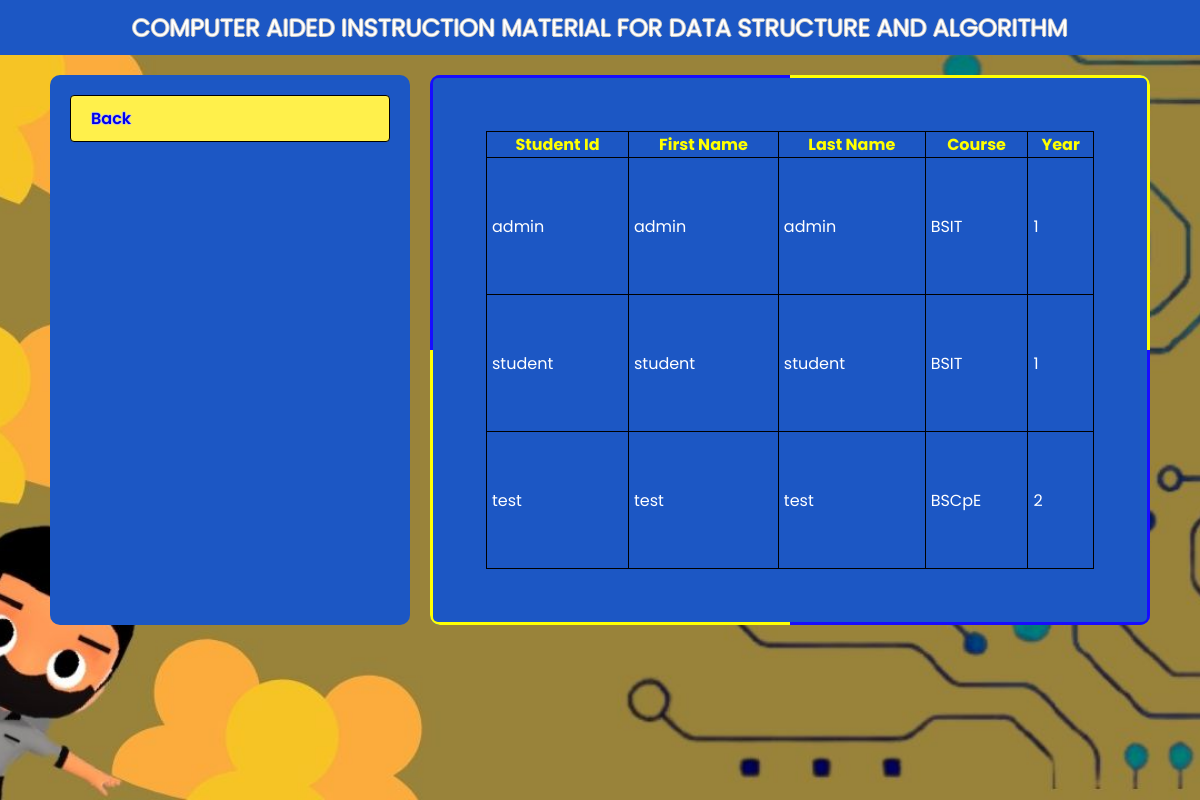
/login-data (signed in), run on the app's committed database.
### tables this page shows
CREATE TABLE `user` (
  `student_number` varchar(30) NOT NULL,
  `role` varchar(30) NOT NULL,
  `username` varchar(30) NOT NULL,
  `password` varchar(30) NOT NULL,
  `email` varchar(30) NOT NULL,
  `first_name` varchar(30) NOT NULL,
  `middle_name` varchar(30) NOT NULL,
  `last_name` varchar(30) NOT NULL,
  `gender` varchar(30) NOT NULL,
  `course_id` varchar(30) NOT NULL,
  `year` int(11) NOT NULL,
  `birthdate` date NOT NULL,
  `profile` varchar(100) DEFAULT NULL
);

### db/UserDb.php (called while the page is built, shortened)
<?php
require_once 'autoload.php';
class UserDb
{
    public static function getUsers()
    {
        $conn = Database::open();
        $stmt = $conn->prepare("SELECT * FROM user");
        $stmt->execute();
        $users = array();
        $result = $stmt->get_result();
        while ($data = $result->fetch_assoc()) {
            $user = new User(
                $data["student_number"],
                $data["username"],
                $data["password"],
                $data["email"],
                $data["first_name"],
                $data["middle_name"],
                $data["last_name"],
                $data["gender"],
                $data["course_id"],
                $data["year"],
                $data["birthdate"]
            );
            $user->setRole($data['role']);
            $user->setProfile($data['profile']);;
            array_push($users, $user);
        }
        return $users;
    }
}

### autoload.php (called while the page is built, shortened)
<?php
spl_autoload_register(function ($className) {
    $file = __DIR__ . '\\' . $className . '.php';
    $file = str_replace('\\', DIRECTORY_SEPARATOR, $file);
});

### model/user/User.php (called while the page is built, shortened)
<?php
class User
{
    private $id;
    private $fName;
    private $lName;
    private $course;
    private $year;
    public function __construct($id, $username, $password, $email, $fName, $mName, $lName, $gender, $course, $year, $birthdate)
    {
        $this->id = $id;
        $this->fName = $fName;
        $this->lName = $lName;
        $this->course = $course;
        $this->year = $year;
    }
    public function getId()
    {
        return $this->id;
    }
    public function getFName()
    {
        return $this->fName;
    }
    public function getLName()
    {
        return $this->lName;
    }
    public function getCourse()
    {
        return $this->course;
    }
    public function getYear()
    {
        return $this->year;
    }
}

### views/admin/login-data.php (the view, shortened to what this page needs)
<?php
require_once 'autoload.php';
?>
<!DOCTYPE html>
<html lang="en">
<head>
    <link rel="stylesheet" href="./resources/css/style.css">
</head>
<body>
    <section class="main-wrapper bg bg-dashboard">
        <header class="header">COMPUTER AIDED INSTRUCTION MATERIAL FOR DATA STRUCTURE AND ALGORITHM</header>
        <section class="content">
            <div class="content-left">
                <nav class="nav">
                    <a href="./accounts" class="nav__link btn">Back</a>
                </nav>
            </div>
            <div class="content-right rainbow">
                <section class="filler">
                    <table class="styled-tabled">
                        <thead>
                            <tr>
                                <th>Student Id</th>
                                <th>First Name</th>
                                <th>Last Name</th>
                                <th>Course</th>
                                <th>Year</th>
                            </tr>
                        </thead>
                        <tbody>
                            <?php
                            foreach (UserDb::getUsers() as $user) {
                                $id = $user->getId();
                                $fname = $user->getFname();
                                $lname = $user->getLname();
                                $course = $user->getCourse();
                                $year = $user->getYear();
                                echo "<tr>";
                                echo "<td>$id</td>";
                                echo "<td>$fname</td>";
                                echo "<td>$lname</td>";
                                echo "<td>$course</td>";
                                echo "<td>$year</td>";
                                echo "</tr>";
                            }
                            ?>
                        </tbody>
                    </table>
                </section>
            </div>
        </section>
    </section>
</body>
</html>

### resources/css/style.css (style rules this page uses)
:root { --color-blue: rgb(28, 87, 196); --color-yellow: #fff04b; }
* { margin: 0; padding: 0; box-sizing: border-box; font-family: "poppins", sans-serif; }
a { text-decoration: none; }
.rainbow { position: relative; z-index: 0; overflow: hidden; border-radius: inherit; }
.rainbow::before { content: ""; position: absolute; z-index: -2; left: -50%; top: -50%; width: 200%; height: 200%; background-color: inherit; background-repeat: no-repeat; background-size: 50% 50%, 50% 50%; background-position: 0 0, 100% 0, 100% 100%, 0 100%; background-image: linear-gradient(#180cff, #180cff), linear-gradient(#ffff03, #ffff03), linear-gradient(#180cff, #180cff), linear-gradient(#ffff03, #ffff03); animation: rotate 15s linear infinite; }
.rainbow::after { content: ""; position: absolute; z-index: -1; left: 3px; top: 3px; width: calc(100% - 6px); height: calc(100% - 6px); background: inherit; border-radius: 5px; animation: opacityChange 5s infinite alternate; }
.main-wrapper { max-width: 1400px; height: 100vh; margin: 0 auto; padding-bottom: 20px; }
.header { text-align: center; color: white; padding-block: 10px; background-color: rgb(28, 87, 196); font-size: 24px; text-shadow: 1px 0 0 rgb(200, 200, 200), 0 -1px 0 rgb(200, 200, 200), 0 1px 0 rgb(200, 200, 200), -1px 0 0 rgb(200, 200, 200); }
.content { height: 90%; display: grid; grid-template-columns: 1fr 2fr; gap: 20px; margin-top: 20px; padding-inline: 50px; }
.nav { padding: 20px; display: flex; flex-direction: column; gap: 10px; }
.nav__link { font-weight: 600; word-break: break-all; }
.content-right, .content-left { height: 100%; max-height: 550px; border-radius: 10px; }
.content-right { background-color: var(--color-blue); }
.content-left { background-color: var(--color-blue); overflow-y: auto; }
.btn { cursor: pointer; padding: 10px 20px; border: 1px solid black; outline: none; background: #fff04b; border-radius: 4px; text-shadow: 1px 0 0 rgb(200, 200, 200), 0 -1px 0 rgb(200, 200, 200), 0 1px 0 rgb(200, 200, 200), -1px 0 0 rgb(200, 200, 200); }
.bg { background-position: center; background-repeat: no-repeat; background-size: cover; }
.bg-dashboard { background-image: url("../images/bg/Dashboard.jpg"); }

### views/admin/login-data.php (style rules this page uses)
.content-right { padding: 6px; background-color: var(--color-blue); }
.filler { display: grid; grid-template-columns: 1fr; padding-block: 50px; padding-inline: 50px; gap: 20px; height: 100%; overflow-y: auto; border-radius: 10px; }
table, tr, td { color: white; }
th { color: yellow; }
table, th, td { border: 1px solid black; border-collapse: collapse; }
td { padding: 5px; }

### data on the page
user: student_number "admin", first_name "admin", last_name "admin", course "BSIT", year "1"
user: student_number "student", first_name "student", last_name "student", course "BSIT", year "1"
user: student_number "test", first_name "test", last_name "test", course "BSCpE", year "2"
